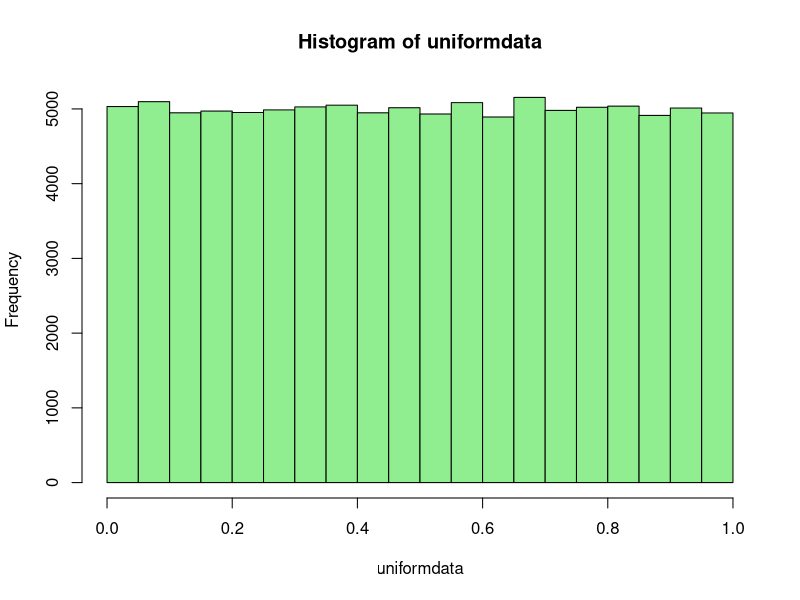
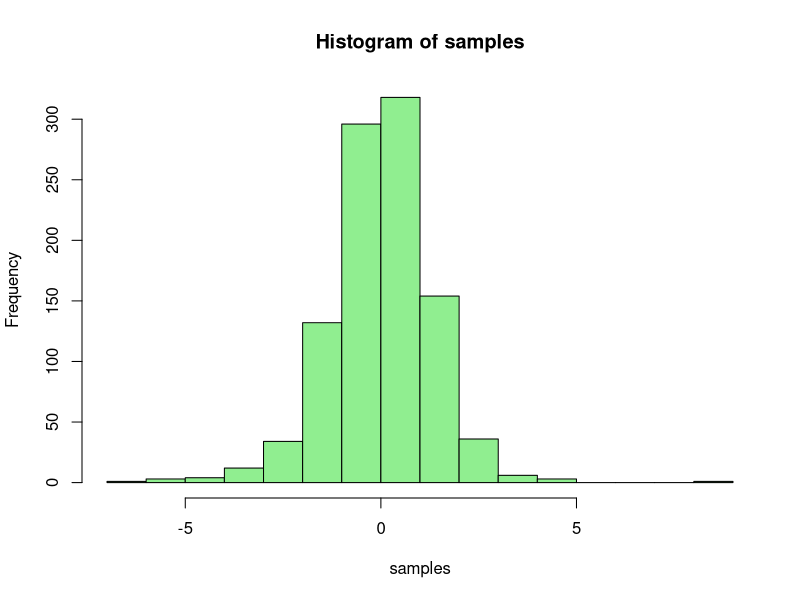
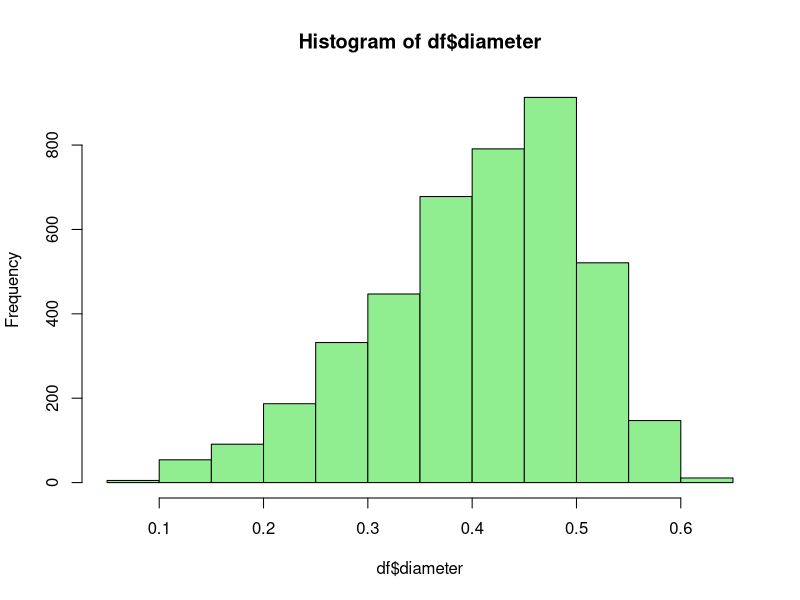
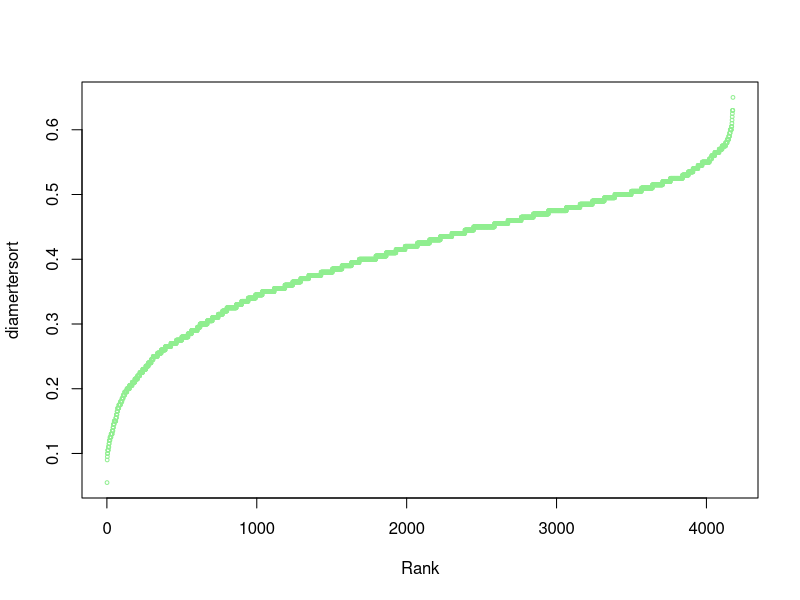
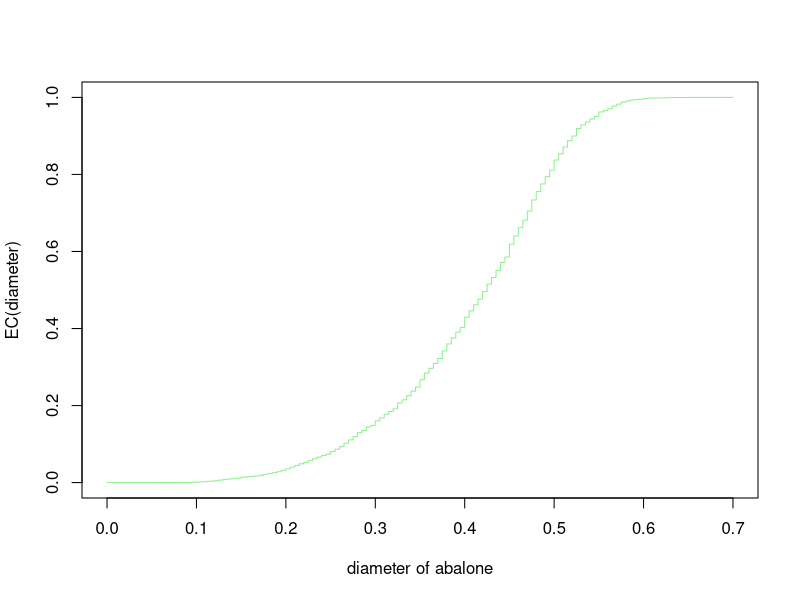
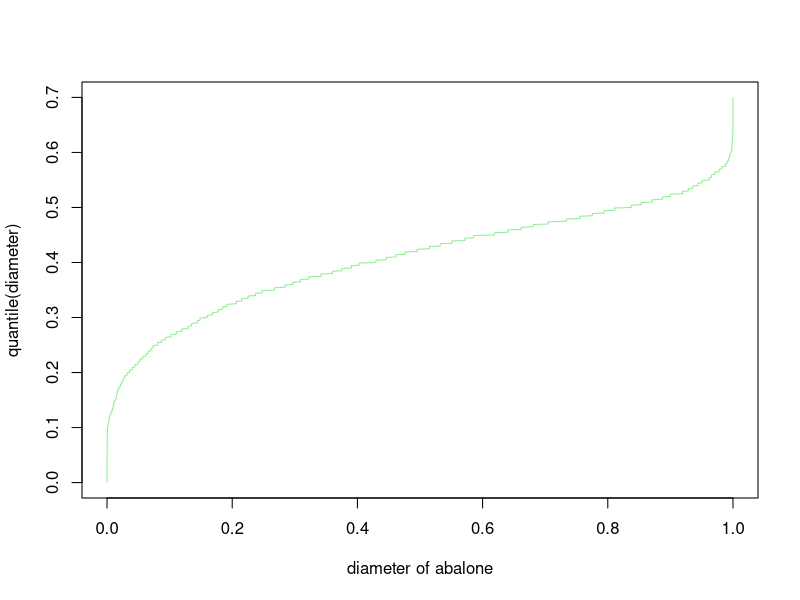
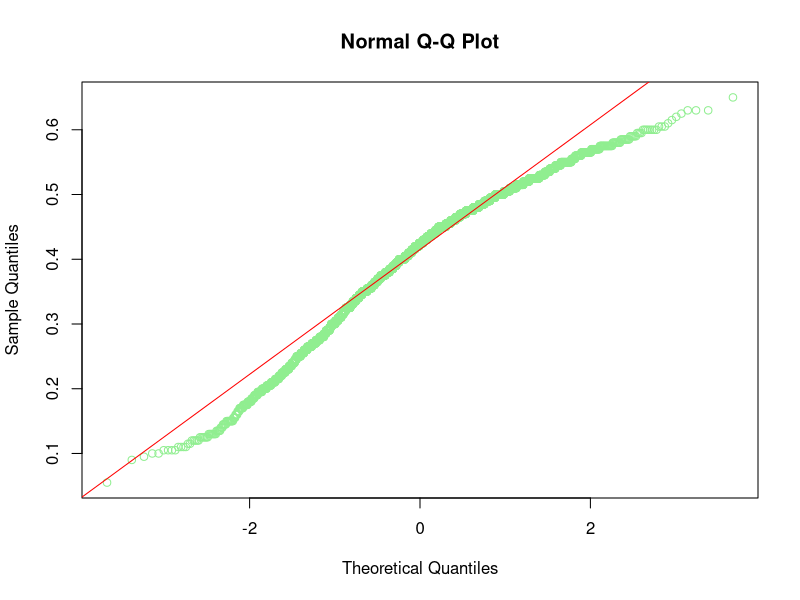
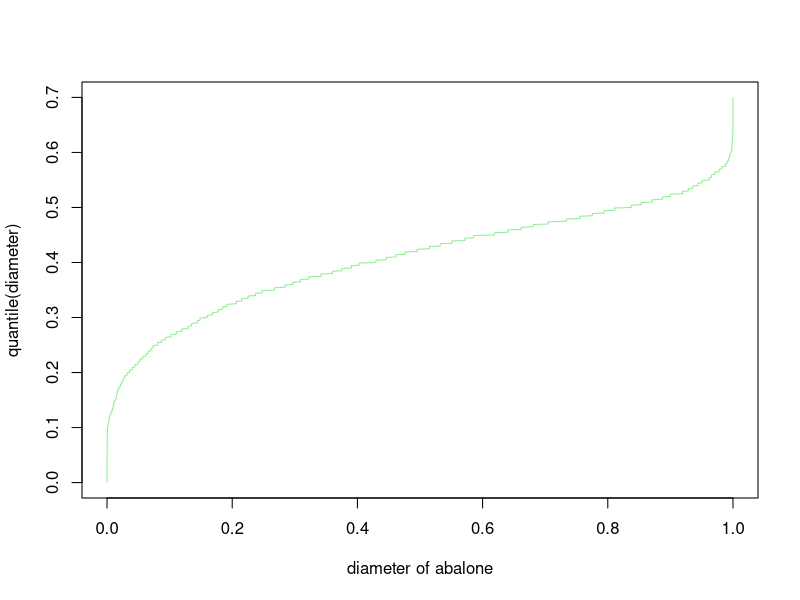

R code for these plots, in order:
## ---- chunk 1
skewness = function(x) { sum((x - mean(x))^3)/(length(x)*sd(x)^3) } 

uniformdata = runif(100000)
hist(uniformdata,col='lightgreen')
skewness(uniformdata)

## ---- chunk 2
skewness = function(x) { sum((x - mean(x))^3)/(length(x)*sd(x)^3) } 

samples <- rt(1000, 5)
hist(samples,col='lightgreen')
skewness(samples)

## ---- chunk 3
x <- rnorm(10000)

kurtosis= function(x){(sum((x-mean(x))^4)/length(x)*sd(x)^4)-3}

kurtosis(x)
## ---- chunk 4
kurtosis(rnorm(100000,mean=100)) 

## ---- chunk 5
x <- rnorm(100000)

kurtosis= function(x){(sum((x-mean(x))^4)/length(x)*sd(x)^4)-3}

kurtosis(runif(x))


## ---- chunk 6


 k<-kurtosis(rt(100000, df=5))
k
## ---- chunk 7
skewness = function(x) { sum((x - mean(x))^3)/(length(x)*sd(x)^3) }
values=rep(0,1000)
for (i in 1:1000) values[i]=skewness(rnorm(100))
sd(values); sqrt(6/100)
## ---- chunk 8
values=rep(0,1000)
for (i in 1:1000) values[i]=kurtosis(rnorm(100))
sd(values); sqrt(24/100)
## ---- chunk 9
df=read.csv('abalone.csv')

hist(df$diameter,col='lightgreen')


## ---- chunk 10
sk<-skewness(df$diameter)
sk
## ---- chunk 11
h<-sort(df$diameter)
h[1:10]

## ---- chunk 12

plot(h,cex=0.50, xlab='Rank', ylab='diamertersort', col='lightgreen')

## ---- chunk 13
e = ecdf(df$diameter)
d=seq(0,0.7,0.001)
plot(d, e(d), xlab= 'diameter of abalone', 
     ylab= 'EC(diameter)', col='lightgreen', type='s')


## ---- chunk 14

e = ecdf(df$diameter)
d=seq(0,0.7,0.001)
plot(e(d),d, xlab= 'diameter of abalone', 
     ylab= 'quantile(diameter)', col='lightgreen', type='l')

## ---- chunk 15
qqnorm(h, col='lightgreen')
qqline(h, col='red')
plot(e(d),d, xlab= 'diameter of abalone', 
     ylab= 'quantile(diameter)', col='lightgreen', type='l')

## ---- chunk 16
shapiro.test(h)

## ---- chunk 17
adultdia=sort(df$diameter[df$rings>=13])

par(mfrow=c(2,2))
qqnorm(h, col='lightgreen')
qqline(h, col='red')
plot(ecdf(adultdia)(d),d, xlab= 'diameter of abalone', 
     ylab= 'quantile(diameter)', col='lightgreen', type='l')
plot(d,ecdf(adultdia)(d), xlab= 'diameter of abalone', 
     ylab= 'quantile(diameter)', col='lightgreen', type='s')

## ---- chunk 18
shapiro.test(adultdia)
par(mfrow=c(1,1))

## ---- chunk 19
u=c(101, 100, 98, 103, 0, 80)
sortu=sort(u)
sortu

## ---- chunk 20
drop=sortu[c(-1,-6)]
drop; mean(drop)


## ---- chunk 21

modifiedmean= function(v){
  x=sort(v)
  
  y=x[c(-1,-length(x))]
  mean(y)
  return(y)
}


## ---- chunk 22
jackknifemeans= function(v){
  n=length(v)
  jmean= rep(0, n)
  for (i in 1:n)  jmean[i]=mean(v[-i])
return(v)
}



## ---- chunk 23
jackknifemeans(u)
## ---- chunk 24
bootstrapmeans= function(v,Nboot){
  n=length(v)
  bmeans= rep(0, Nboot)
  for (i in 1:Nboot)  bmeans[i]=mean(sample(v, n, replace=TRUE))
return(bmeans)
  
}

## ---- chunk 25
z=bootstrapmeans(u, Nboot=1000)
mean(z)
sd(z)
## ---- chunk 26
mean(u); sd(u) 
sr= sd(u)/sqrt(length(u))
sr


## ---- chunk 27
dtilt=function(x,A){
  y=2*x/A^2
  y[x<0]=0
  y[x>A]=1
  return(y)
}

x = seq(-0.5,1.5,0.01)
plot(x,dtilt(x,1),typ='l', col='green')

## ---- chunk 28
ptilt=function(x,A){
  
  y=x^2/A^2
  y[x<0]=0
  y[x>A]=1
  return(y)
}

x = seq(-0.5,1.5,0.01)
plot(x,ptilt(x,A=0.5),typ='l', col='green')

## ---- chunk 29
qtilt=function(f,A){
    y=A * sqrt(f)
  x[f<0]=NaN
  x[f>1]=NaN
  return(x)
}

f = seq(0,1,0.001)
plot(f,qtilt(f,1),typ='l', col='green')


## ---- chunk 30

rtilt = function(n,A) {
c = runif(n)
q = qtilt(c,A)
return(q)
}
sample = rtilt(10000,1)
hist(sample, col='green')


## ---- chunk 31
datapoints = c(15.6, 4.5, 17.2, 11.1, 18.7)
md=median(datapoints)

A=md*sqrt(2)
A
## ---- chunk 32
recal = numeric(1000)
for (i in 1:1000) recal[i] = median(rtilt(5,A))*sqrt(2)
sd(recal)

